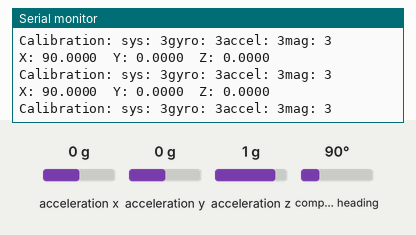
This sketch was run on a simulated Teensy 4. Parts: the last lines printed to the serial monitor. Inputs (shaded band) come from the test bench; at power-on: acceleration x 0 g, acceleration y 0 g, acceleration z 1 g, compass heading 90°.

Above: at 7.2 s.
7.3 s: acceleration x set to -1.4 g
At 7.33 s:
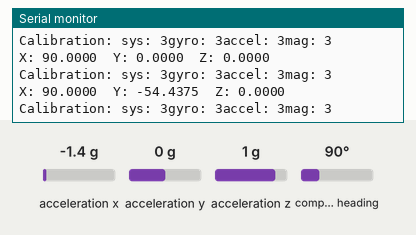
8.8 s: acceleration y set to -1.4 g
At 8.86 s:
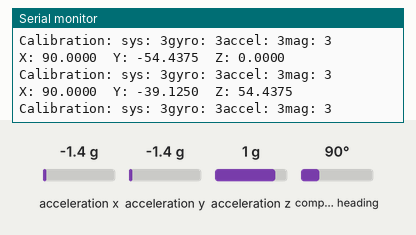
10.3 s: acceleration z set to -1.4 g
At 10.39 s:
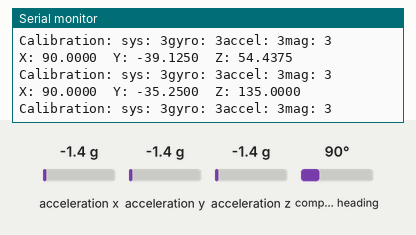
11.8 s: compass heading set to 7°
At 12.42 s:
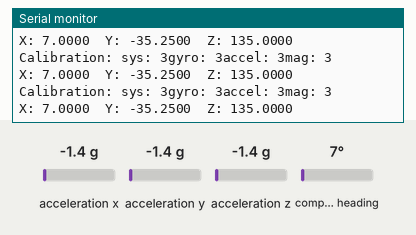
Timing chart, 0 to 14.3 s (numbered marks = the images above; inputs shaded):
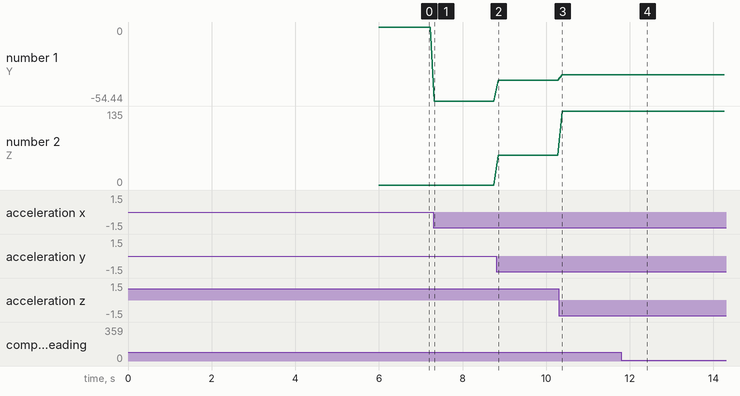

The sketch:

imu_test.ino
```cpp
/**
  An Inertial Measurement Unit (IMU) sensor test.
  Outputs to Serial console the readings from the imu sensor.
*/

#include <i2c_t3.h>
#include <Adafruit_Sensor.h>
#include <Adafruit_BNO055.h>
#include <utility/imumaths.h>
#include "pins.hh"

Adafruit_BNO055 bno = Adafruit_BNO055(55);//pins::imuRST);

uint8_t sys;
uint8_t gyro;
uint8_t accel;
uint8_t mag;


void setup(void)
{
  Serial.begin(9600);
  delay(5000);
  Serial.println("Orientation Sensor Test"); Serial.println("");

  /* Initialise the sensor */
  if(!bno.begin())
  {
    /* There was a problem detecting the BNO055 ... check your connections */
    Serial.print("Ooops, no BNO055 detected ... Check your wiring or I2C ADDR!");
    while(1);
  }

  delay(1000);

  bno.setExtCrystalUse(true);
}

void loop(void)
{
  bno.getCalibration(&sys, &gyro, &accel, &mag);
  /* Get a new sensor event */
  sensors_event_t event;
  bno.getEvent(&event);

  /* Display the floating point data */
  Serial.print("X: ");
  Serial.print(event.orientation.x, 4);
  Serial.print("\tY: ");
  Serial.print(event.orientation.y, 4);
  Serial.print("\tZ: ");
  Serial.print(event.orientation.z, 4);
  Serial.println("");
  Serial.print("Calibration: ");
  Serial.print("sys: ");
  Serial.print(sys);
  Serial.print("gyro: ");
  Serial.print(gyro);
  Serial.print("accel: ");
  Serial.print(accel);
  Serial.print("mag: ");
  Serial.println(mag);

  delay(100);
}
```

Measured:
- after the input at 7.3 s, the serial monitor: prints a new line at once (image 1)
- after the input at 8.8 s, the serial monitor: prints a new line after 0.05 s (image 2)
- after the input at 10.3 s, the serial monitor: prints a new line after 0.08 s (image 3)
- after the input at 11.8 s, the serial monitor: prints a new line at once (image 4)
- plotted number 1: 0 → -54.44 after the input at 7.3 s, -54.44 → -39.12 after the input at 8.8 s, -39.12 → -35.25 after the input at 10.3 s
- plotted number 2: 0 → 54.44 after the input at 8.8 s, 54.44 → 135 after the input at 10.3 s
